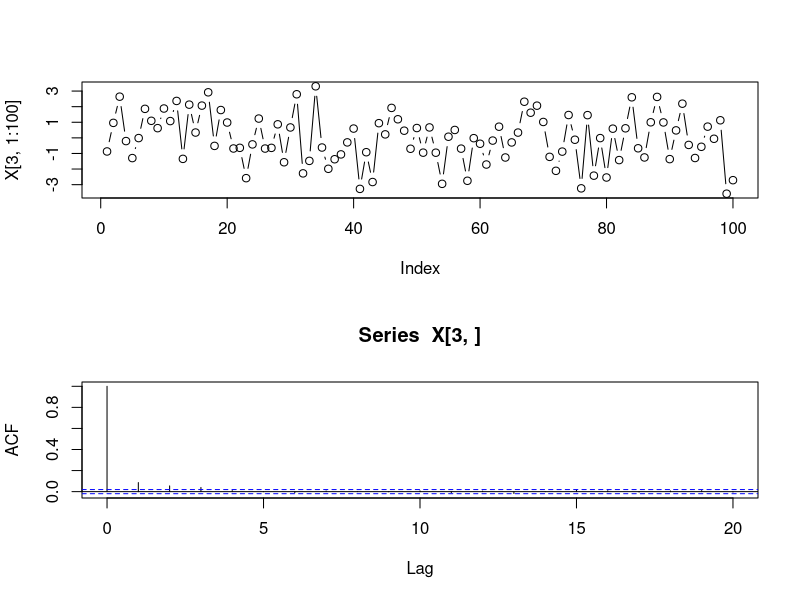

Reproduce this figure in R.
################################## TP 2 ####################################################################
############################################################################################################

############################## TD5 EXERCICE 2 ##############################################################
############################################################################################################
# Clear
rm(list=ls(all=TRUE))
# Standard deviation
sigma=sqrt(2)
# number of samples
nt = 25
# sample size
nx = 10000
# mean of Xt
mu=0
# AR(1) parameter
phi=0.6

############# Generating a Gaussian white noise with variance sigma^2 and number of observations nx #########

Z=matrix(nrow=nt,ncol=nx)
for (i in (1:nt))
{
  Z[i,1:nx] <-rnorm(nx, mean = 0, sd = sigma)
}

######################## Generating AR(1) process X ##########################################################

X = matrix(nrow=nt,ncol=nx) 

# Initialisation
X[1,]<-arima.sim(list(ar=c(phi)),n=nx,innov=Z[1,]) # Simulate nx observations from an AR(1) Process with parameter phi and white noise Z[1,]

for (i in (2:nt))
{
  X[i,]<-mu+phi*(X[i-1,]-mu)+Z[i,]
}

############################# Plotting #######################################################################

par(mfrow = c(2, 1))
plot(X[3,1:100],type="b")  #Time series plot
acf(X[3,],lag.max=20) #Sample Autocorrelation Function plot


########################## Determination of the autocovariance sum v #########################################

v = rep(0,nt)
for (i in (1:nt))
{
  for (h in ((1-i):(nt-i)))
  {
    
    v[i]=v[i]+cov(X[i,],X[(i+h),])
    
  }  
}  

######################### 95% confidence interval ############################################################

Er=1.96*sqrt(v)/sqrt(nx)

#Comparison with theoretical results
v_theory=(sigma**2)/((1-phi)**2)
Er_theory=1.96*sqrt(v_theory)/sqrt(nx)
print(Er_theory)
print(Er)


IC_left = rep(0,nt)
IC_right = rep(0,nt)
for (i in (1:nt))
{
  IC_left[i]=mean(X[i,])-Er[i]
  IC_right[i]=mean(X[i,])+Er[i]
  
}  

######################### Test if mu is in IC ##############################################################

print(mu >= IC_left & mu <= IC_right)

############################################################################################################
#################################### TD5 EXERCICE 4.a ###################################################### 
############################################################################################################

######################### Element (1,1) and (2,2) of covariance matrix W ###################################

W11 = rep(0,nt-2)
W22 = rep(0,nt-4)
for (i in (1:(nt-2)))
{
  for (k in (1:(nt-1-i)))
  {
    W11[i]= W11[i]+((cov(X[i,],X[i+k+1,])/cov(X[i,],X[i,]))+(cov(X[i,],X[i+k-1,])/cov(X[i,],X[i,]))-2*(cov(X[i,],X[i+1,])*cov(X[i,],X[i+k,])/cov(X[i,],X[i,])**2))**2
   
  }
} 

for (i in (2:(nt-3)))
{
  for (k in (1:(nt-2-i)))
  {
    W22[i-1]= W22[i-1]+((cov(X[i,],X[i+k+2,])/cov(X[i,],X[i,]))+(cov(X[i,],X[i+k-2,])/cov(X[i,],X[i,]))-2*(cov(X[i,],X[i+2,])*cov(X[i,],X[i+k,])/cov(X[i,],X[i,])**2))**2
    
  }
}  

######################### 95% confidence interval of rho(1) and rho(2) #####################################

Er_rho1=1.96*sqrt(W11)/sqrt(nx)
Er_rho2=1.96*sqrt(W22)/sqrt(nx)

#Comparison with theoretical results
Er_rho1_theory=1.96*sqrt(1-(phi**2))/sqrt(nx)
Er_rho2_theory=1.96*sqrt(1+(2*phi**2)-(3*phi**4))/sqrt(nx)

print(Er_rho1_theory)
print(Er_rho1)
print(Er_rho2_theory)
print(Er_rho2)

IC_left_Rho1 = rep(0,nt-2)
IC_right_Rho1 = rep(0,nt-2)
for (i in (1:(nt-2)))
{
  acf1=acf(X[i,],plot=F) #Sample Autocorrelation Function
  rho_hat1=acf1$acf[2]   #Sample Autocorrelation Function for h=1
  IC_left_Rho1[i]=rho_hat1-Er_rho1[i]
  IC_right_Rho1[i]=rho_hat1+Er_rho1[i]
  
}  

IC_left_Rho2 = rep(0,nt-4)
IC_right_Rho2 = rep(0,nt-4)
for (i in (1:(nt-4)))
{
  acf2=acf(X[i+1,],plot=F) #Sample Autocorrelation Function
  rho_hat2=acf2$acf[3]     #Sample Autocorrelation Function for h=2
  IC_left_Rho2[i]=rho_hat2-Er_rho2[i]
  IC_right_Rho2[i]=rho_hat2+Er_rho2[i]
  
}  
